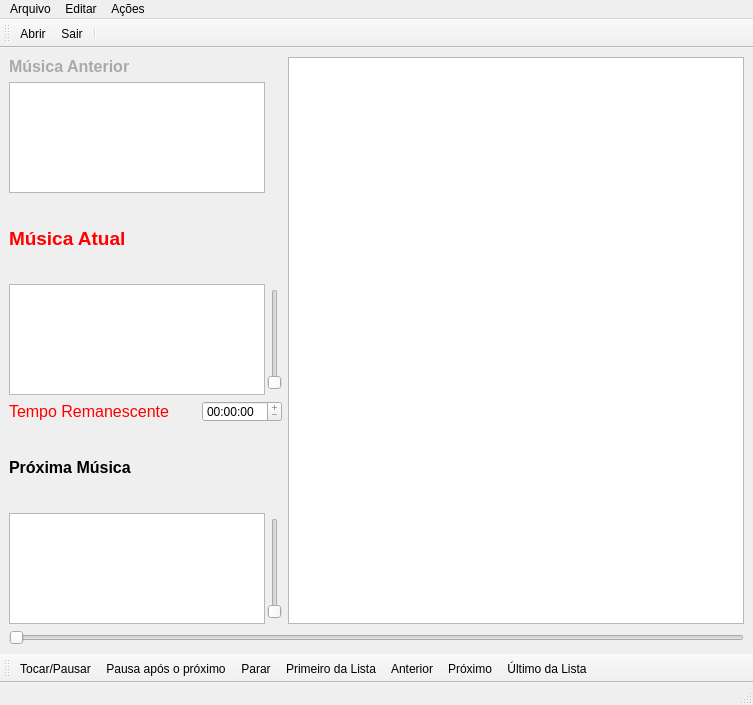
<ui version="4.0" >
 <class>MainWindow</class>
 <widget class="QMainWindow" name="MainWindow" >
  <property name="geometry" >
   <rect>
    <x>0</x>
    <y>0</y>
    <width>753</width>
    <height>705</height>
   </rect>
  </property>
  <property name="sizePolicy" >
   <sizepolicy>
    <hsizetype>0</hsizetype>
    <vsizetype>0</vsizetype>
    <horstretch>0</horstretch>
    <verstretch>0</verstretch>
   </sizepolicy>
  </property>
  <property name="windowTitle" >
   <string>MainWindow</string>
  </property>
  <widget class="QWidget" name="centralWidget" >
   <layout class="QGridLayout" >
    <property name="margin" >
     <number>9</number>
    </property>
    <property name="spacing" >
     <number>6</number>
    </property>
    <item row="1" column="0" >
     <layout class="QVBoxLayout" >
      <property name="margin" >
       <number>0</number>
      </property>
      <property name="spacing" >
       <number>6</number>
      </property>
      <item>
       <widget class="QLabel" name="label_current_music" >
        <property name="font" >
         <font>
          <family>Arial</family>
          <pointsize>14</pointsize>
         </font>
        </property>
        <property name="text" >
         <string>&lt;html>&lt;head>&lt;meta name="qrichtext" content="1" />&lt;style type="text/css">
p, li { white-space: pre-wrap; }
&lt;/style>&lt;/head>&lt;body style=" font-family:'Sans Serif'; font-size:9pt; font-weight:400; font-style:normal; text-decoration:none;">
&lt;p style=" margin-top:0px; margin-bottom:0px; margin-left:0px; margin-right:0px; -qt-block-indent:0; text-indent:0px;">&lt;span style=" font-size:14pt; font-weight:600; color:#ff0000;">Música Atual&lt;/span>&lt;/p>&lt;/body>&lt;/html></string>
        </property>
       </widget>
      </item>
      <item>
       <layout class="QHBoxLayout" >
        <property name="margin" >
         <number>0</number>
        </property>
        <property name="spacing" >
         <number>2</number>
        </property>
        <item>
         <widget class="QTextBrowser" name="text_music_current" >
          <property name="sizePolicy" >
           <sizepolicy>
            <hsizetype>0</hsizetype>
            <vsizetype>0</vsizetype>
            <horstretch>0</horstretch>
            <verstretch>0</verstretch>
           </sizepolicy>
          </property>
          <property name="maximumSize" >
           <size>
            <width>321</width>
            <height>111</height>
           </size>
          </property>
         </widget>
        </item>
        <item>
         <widget class="QSlider" name="volume_current" >
          <property name="maximumSize" >
           <size>
            <width>16</width>
            <height>101</height>
           </size>
          </property>
          <property name="orientation" >
           <enum>Qt::Vertical</enum>
          </property>
         </widget>
        </item>
       </layout>
      </item>
     </layout>
    </item>
    <item row="3" column="0" >
     <layout class="QVBoxLayout" >
      <property name="margin" >
       <number>0</number>
      </property>
      <property name="spacing" >
       <number>6</number>
      </property>
      <item>
       <widget class="QLabel" name="label_next_music" >
        <property name="font" >
         <font>
          <family>Arial</family>
          <pointsize>12</pointsize>
         </font>
        </property>
        <property name="text" >
         <string>&lt;html>&lt;head>&lt;meta name="qrichtext" content="1" />&lt;style type="text/css">
p, li { white-space: pre-wrap; }
&lt;/style>&lt;/head>&lt;body style=" font-family:'Sans Serif'; font-size:9pt; font-weight:400; font-style:normal; text-decoration:none;">
&lt;p style=" margin-top:0px; margin-bottom:0px; margin-left:0px; margin-right:0px; -qt-block-indent:0; text-indent:0px;">&lt;span style=" font-size:12pt; font-weight:600;">Próxima Música&lt;/span>&lt;/p>&lt;/body>&lt;/html></string>
        </property>
       </widget>
      </item>
      <item>
       <layout class="QHBoxLayout" >
        <property name="margin" >
         <number>0</number>
        </property>
        <property name="spacing" >
         <number>2</number>
        </property>
        <item>
         <widget class="QTextBrowser" name="text_music_next" >
          <property name="sizePolicy" >
           <sizepolicy>
            <hsizetype>0</hsizetype>
            <vsizetype>0</vsizetype>
            <horstretch>0</horstretch>
            <verstretch>0</verstretch>
           </sizepolicy>
          </property>
          <property name="maximumSize" >
           <size>
            <width>256</width>
            <height>111</height>
           </size>
          </property>
         </widget>
        </item>
        <item>
         <widget class="QSlider" name="volume_next" >
          <property name="maximumSize" >
           <size>
            <width>15</width>
            <height>101</height>
           </size>
          </property>
          <property name="orientation" >
           <enum>Qt::Vertical</enum>
          </property>
         </widget>
        </item>
       </layout>
      </item>
     </layout>
    </item>
    <item row="0" column="0" >
     <layout class="QVBoxLayout" >
      <property name="margin" >
       <number>0</number>
      </property>
      <property name="spacing" >
       <number>6</number>
      </property>
      <item>
       <widget class="QLabel" name="label_previous_music" >
        <property name="font" >
         <font>
          <family>Arial</family>
          <pointsize>12</pointsize>
          <weight>75</weight>
          <bold>true</bold>
         </font>
        </property>
        <property name="text" >
         <string>&lt;html>&lt;head>&lt;meta name="qrichtext" content="1" />&lt;style type="text/css">
p, li { white-space: pre-wrap; }
&lt;/style>&lt;/head>&lt;body style=" font-family:'Arial'; font-size:12pt; font-weight:600; font-style:normal; text-decoration:none;">
&lt;p style=" margin-top:0px; margin-bottom:0px; margin-left:0px; margin-right:0px; -qt-block-indent:0; text-indent:0px;">&lt;span style=" color:#a9a9a9;">Música Anterior&lt;/span>&lt;/p>&lt;/body>&lt;/html></string>
        </property>
        <property name="textFormat" >
         <enum>Qt::RichText</enum>
        </property>
       </widget>
      </item>
      <item>
       <widget class="QTextBrowser" name="text_music_previous" >
        <property name="sizePolicy" >
         <sizepolicy>
          <hsizetype>0</hsizetype>
          <vsizetype>0</vsizetype>
          <horstretch>0</horstretch>
          <verstretch>0</verstretch>
         </sizepolicy>
        </property>
        <property name="maximumSize" >
         <size>
          <width>16777215</width>
          <height>111</height>
         </size>
        </property>
       </widget>
      </item>
     </layout>
    </item>
    <item row="2" column="0" >
     <layout class="QHBoxLayout" >
      <property name="margin" >
       <number>0</number>
      </property>
      <property name="spacing" >
       <number>6</number>
      </property>
      <item>
       <widget class="QLabel" name="label_remaining_music_time" >
        <property name="text" >
         <string>&lt;html>&lt;head>&lt;meta name="qrichtext" content="1" />&lt;style type="text/css">
p, li { white-space: pre-wrap; }
&lt;/style>&lt;/head>&lt;body style=" font-family:'Sans Serif'; font-size:9pt; font-weight:400; font-style:normal; text-decoration:none;">
&lt;p style=" margin-top:0px; margin-bottom:0px; margin-left:0px; margin-right:0px; -qt-block-indent:0; text-indent:0px;">&lt;span style=" font-size:12pt; color:#ff0000;">Tempo Remanescente&lt;/span>&lt;/p>&lt;/body>&lt;/html></string>
        </property>
       </widget>
      </item>
      <item>
       <widget class="QTimeEdit" name="timeEdit" >
        <property name="sizePolicy" >
         <sizepolicy>
          <hsizetype>0</hsizetype>
          <vsizetype>0</vsizetype>
          <horstretch>0</horstretch>
          <verstretch>0</verstretch>
         </sizepolicy>
        </property>
        <property name="maximumSize" >
         <size>
          <width>80</width>
          <height>21</height>
         </size>
        </property>
        <property name="wrapping" >
         <bool>false</bool>
        </property>
        <property name="frame" >
         <bool>true</bool>
        </property>
        <property name="readOnly" >
         <bool>true</bool>
        </property>
        <property name="buttonSymbols" >
         <enum>QAbstractSpinBox::PlusMinus</enum>
        </property>
        <property name="specialValueText" >
         <string/>
        </property>
        <property name="accelerated" >
         <bool>false</bool>
        </property>
       </widget>
      </item>
     </layout>
    </item>
    <item rowspan="4" row="0" column="1" >
     <layout class="QVBoxLayout" >
      <property name="margin" >
       <number>0</number>
      </property>
      <property name="spacing" >
       <number>2</number>
      </property>
      <item>
       <widget class="QListWidget" name="list_music" />
      </item>
     </layout>
    </item>
    <item row="4" column="0" colspan="2" >
     <layout class="QHBoxLayout" >
      <property name="margin" >
       <number>0</number>
      </property>
      <property name="spacing" >
       <number>2</number>
      </property>
      <item>
       <widget class="QSlider" name="music_trackbar" >
        <property name="orientation" >
         <enum>Qt::Horizontal</enum>
        </property>
       </widget>
      </item>
     </layout>
    </item>
   </layout>
  </widget>
  <widget class="QMenuBar" name="menuBar" >
   <property name="geometry" >
    <rect>
     <x>0</x>
     <y>0</y>
     <width>753</width>
     <height>28</height>
    </rect>
   </property>
   <widget class="QMenu" name="menuArquivo" >
    <property name="title" >
     <string>Arquivo</string>
    </property>
    <addaction name="action_Abrir" />
    <addaction name="separator" />
    <addaction name="action_Sair" />
   </widget>
   <widget class="QMenu" name="menuA_es" >
    <property name="title" >
     <string>Ações</string>
    </property>
    <addaction name="action_Tocar_Pausar" />
    <addaction name="action_Parar" />
    <addaction name="action_Proximo" />
    <addaction name="action_Anterior" />
    <addaction name="separator" />
    <addaction name="action_Primeiro_da_Lista" />
    <addaction name="action_Ultimo_da_Lista" />
    <addaction name="separator" />
    <addaction name="action_Pausa_apos_proximo" />
   </widget>
   <widget class="QMenu" name="menuEditar" >
    <property name="title" >
     <string>Editar</string>
    </property>
   </widget>
   <addaction name="menuArquivo" />
   <addaction name="menuEditar" />
   <addaction name="menuA_es" />
  </widget>
  <widget class="QStatusBar" name="statusBar" />
  <widget class="QToolBar" name="toolBar" >
   <property name="orientation" >
    <enum>Qt::Horizontal</enum>
   </property>
   <attribute name="toolBarArea" >
    <number>8</number>
   </attribute>
   <addaction name="action_Tocar_Pausar" />
   <addaction name="action_Pausa_apos_proximo" />
   <addaction name="action_Parar" />
   <addaction name="action_Primeiro_da_Lista" />
   <addaction name="action_Anterior" />
   <addaction name="action_Proximo" />
   <addaction name="action_Ultimo_da_Lista" />
  </widget>
  <widget class="QToolBar" name="toolBar_2" >
   <property name="orientation" >
    <enum>Qt::Horizontal</enum>
   </property>
   <attribute name="toolBarArea" >
    <number>4</number>
   </attribute>
   <addaction name="action_Abrir" />
   <addaction name="action_Sair" />
   <addaction name="separator" />
  </widget>
  <action name="action_Abrir" >
   <property name="icon" >
    <iconset>images/fileopen.png</iconset>
   </property>
   <property name="text" >
    <string>Abrir</string>
   </property>
  </action>
  <action name="action_Sair" >
   <property name="icon" >
    <iconset>images/exit.png</iconset>
   </property>
   <property name="text" >
    <string>Sair</string>
   </property>
  </action>
  <action name="action_Parar" >
   <property name="icon" >
    <iconset>images/player_stop.png</iconset>
   </property>
   <property name="text" >
    <string>Parar</string>
   </property>
  </action>
  <action name="action_Proximo" >
   <property name="icon" >
    <iconset>images/player_fwd.png</iconset>
   </property>
   <property name="text" >
    <string>Próximo</string>
   </property>
  </action>
  <action name="action_Anterior" >
   <property name="icon" >
    <iconset>images/player_rew.png</iconset>
   </property>
   <property name="text" >
    <string>Anterior</string>
   </property>
  </action>
  <action name="action_Primeiro_da_Lista" >
   <property name="icon" >
    <iconset>images/player_start.png</iconset>
   </property>
   <property name="text" >
    <string>Primeiro da Lista</string>
   </property>
  </action>
  <action name="action_Ultimo_da_Lista" >
   <property name="icon" >
    <iconset>images/player_end.png</iconset>
   </property>
   <property name="text" >
    <string>Último da Lista</string>
   </property>
  </action>
  <action name="action_Pausa_apos_proximo" >
   <property name="icon" >
    <iconset>images/player_time.png</iconset>
   </property>
   <property name="text" >
    <string>Pausa após o próximo</string>
   </property>
  </action>
  <action name="action_Tocar_Pausar" >
   <property name="icon" >
    <iconset>images/player_play.png</iconset>
   </property>
   <property name="text" >
    <string>Tocar/Pausar</string>
   </property>
  </action>
 </widget>
 <resources/>
 <connections>
  <connection>
   <sender>action_Sair</sender>
   <signal>activated()</signal>
   <receiver>MainWindow</receiver>
   <slot>close()</slot>
   <hints>
    <hint type="sourcelabel" >
     <x>-1</x>
     <y>-1</y>
    </hint>
    <hint type="destinationlabel" >
     <x>377</x>
     <y>354</y>
    </hint>
   </hints>
  </connection>
  <connection>
   <sender>action_Tocar_Pausar</sender>
   <signal>activated()</signal>
   <receiver>MainWindow</receiver>
   <slot></slot>
   <hints>
    <hint type="sourcelabel" >
     <x>-1</x>
     <y>-1</y>
    </hint>
    <hint type="destinationlabel" >
     <x>377</x>
     <y>352</y>
    </hint>
   </hints>
  </connection>
  <connection>
   <sender>action_Pausa_apos_proximo</sender>
   <signal>activated()</signal>
   <receiver>MainWindow</receiver>
   <slot></slot>
   <hints>
    <hint type="sourcelabel" >
     <x>-1</x>
     <y>-1</y>
    </hint>
    <hint type="destinationlabel" >
     <x>377</x>
     <y>352</y>
    </hint>
   </hints>
  </connection>
  <connection>
   <sender>action_Parar</sender>
   <signal>activated()</signal>
   <receiver>MainWindow</receiver>
   <slot></slot>
   <hints>
    <hint type="sourcelabel" >
     <x>-1</x>
     <y>-1</y>
    </hint>
    <hint type="destinationlabel" >
     <x>377</x>
     <y>352</y>
    </hint>
   </hints>
  </connection>
  <connection>
   <sender>action_Primeiro_da_Lista</sender>
   <signal>activated()</signal>
   <receiver>MainWindow</receiver>
   <slot></slot>
   <hints>
    <hint type="sourcelabel" >
     <x>-1</x>
     <y>-1</y>
    </hint>
    <hint type="destinationlabel" >
     <x>377</x>
     <y>352</y>
    </hint>
   </hints>
  </connection>
  <connection>
   <sender>action_Anterior</sender>
   <signal>activated()</signal>
   <receiver>MainWindow</receiver>
   <slot></slot>
   <hints>
    <hint type="sourcelabel" >
     <x>-1</x>
     <y>-1</y>
    </hint>
    <hint type="destinationlabel" >
     <x>377</x>
     <y>352</y>
    </hint>
   </hints>
  </connection>
  <connection>
   <sender>action_Proximo</sender>
   <signal>activated()</signal>
   <receiver>MainWindow</receiver>
   <slot></slot>
   <hints>
    <hint type="sourcelabel" >
     <x>-1</x>
     <y>-1</y>
    </hint>
    <hint type="destinationlabel" >
     <x>377</x>
     <y>352</y>
    </hint>
   </hints>
  </connection>
  <connection>
   <sender>action_Ultimo_da_Lista</sender>
   <signal>activated()</signal>
   <receiver>MainWindow</receiver>
   <slot></slot>
   <hints>
    <hint type="sourcelabel" >
     <x>-1</x>
     <y>-1</y>
    </hint>
    <hint type="destinationlabel" >
     <x>377</x>
     <y>352</y>
    </hint>
   </hints>
  </connection>
  <connection>
   <sender>list_music</sender>
   <signal>itemActivated(QListWidgetItem*)</signal>
   <receiver>MainWindow</receiver>
   <slot></slot>
   <hints>
    <hint type="sourcelabel" >
     <x>517</x>
     <y>344</y>
    </hint>
    <hint type="destinationlabel" >
     <x>376</x>
     <y>352</y>
    </hint>
   </hints>
  </connection>
 </connections>
</ui>
